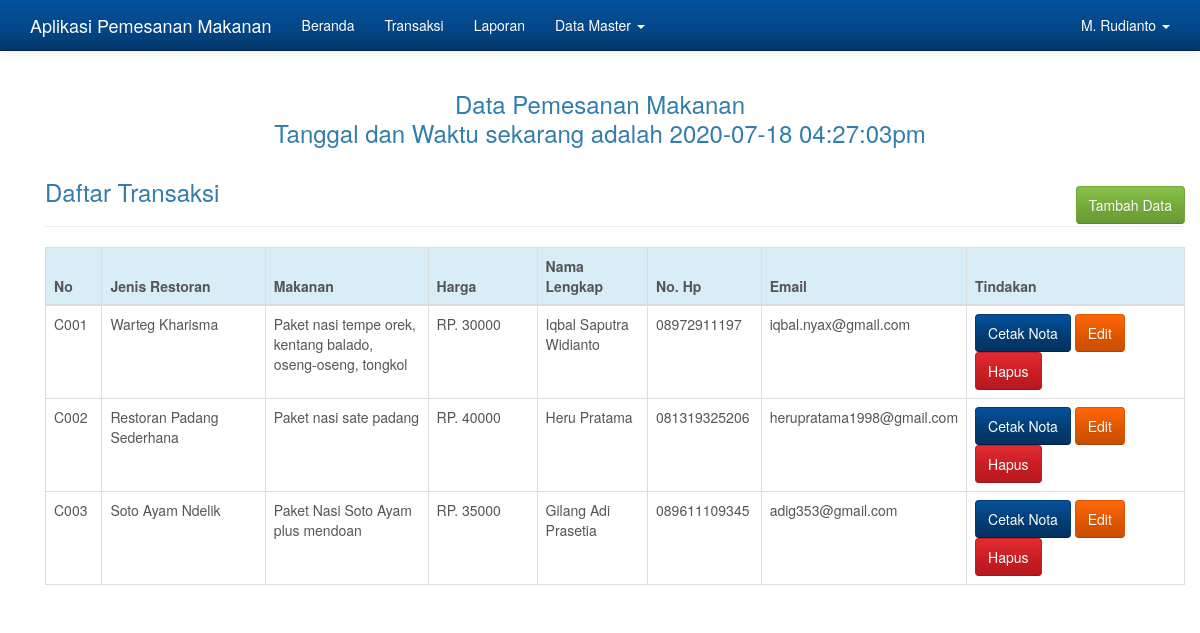
Screenshot of /admin.php?hlm=transaksi (signed in) with the database file from the repository.
### tables this page shows
CREATE TABLE IF NOT EXISTS `transaksi` (
  `id_transaksi` int(10) NOT NULL,
  `no_nota` varchar(100) NOT NULL,
  `jenis` varchar(100) NOT NULL,
  `makan` varchar(100) NOT NULL,
  `biaya` varchar(50) NOT NULL,
  `nama` varchar(50) NOT NULL,
  `hape` varchar(50) NOT NULL,
  `mail` varchar(50) NOT NULL,
  `email` char(100) NOT NULL,
  `id_user` tinyint(1) NOT NULL
);

### transaksi.php (the view, shortened to what this page needs)
<body>
	<center><h3>Data Pemesanan Makanan<br>
<?php
echo "Tanggal dan Waktu sekarang adalah " . date("Y-m-d h:i:sa") . "<br>";
?>
	</h3></center>
</body>
<?php
if( empty( $_SESSION['id_user'] ) ){
	$_SESSION['err'] = '<strong>ERROR!</strong> Anda harus login terlebih dahulu.';
	header('Location: ./');
	die();
} else {
	if( isset( $_REQUEST['aksi'] )){
		$aksi = $_REQUEST['aksi'];
		switch($aksi){
			case 'baru':
				include 'transaksi_baru.php';
				break;
			case 'edit':
				include 'transaksi_edit.php';
				break;
			case 'hapus':
				include 'transaksi_hapus.php';
				break;
			case 'cetak':
				include 'cetak_nota.php';
				break;
		}
	} else {
		echo '
			<div class="container">
				<h3 style="margin-bottom: -20px;">Daftar Transaksi</h3>
					<a href="./admin.php?hlm=transaksi&aksi=baru" class="btn btn-success btn-s pull-right">Tambah Data</a>
				<br/><hr/>
				<table class="table table-bordered">
				 <thead>
				   <tr class="info">
					 <th width="5%">No</th>
					 <th width="15%">Jenis Restoran</th>
					 <th width="15%">Makanan</th>
					 <th width="10%">Harga</th>
					 <th width="10%">Nama Lengkap</th>
					 <th width="10%">No. Hp</th>
					 <th width="10%">Email</th>
					 <th width="20%">Tindakan</th>
				   </tr>
				 </thead>
				 <tbody>';
		 	$sql = mysqli_query($koneksi, "SELECT * FROM transaksi");
		 	if(mysqli_num_rows($sql) > 0){
				 while($row = mysqli_fetch_array($sql)){
	 			echo '
				   <tr>
					 <td>'.$row['no_nota'].'</td>
					 <td>'.$row['jenis'].'</td>
					 <td>'.$row['makan'].'</td>
					 <td>RP. '.$row['biaya'].'</td>
					 <td>'.$row['nama'].'</td>
					 <td>'.$row['hape'].'</td>
					 <td>'.$row['mail'].'</td>
					 <td>
					<script type="text/javascript" language="JavaScript">
					  	function konfirmasi(){
						  	tanya = confirm("Anda yakin akan menghapus data ini?");
						  	if (tanya == true) return true;
						  	else return false;
						}
					</script>
					<a href="?hlm=cetak&id_transaksi='.$row['id_transaksi'].'" class="btn btn-info btn-s" target="_blank">Cetak Nota</a>
					 <a href="?hlm=transaksi&aksi=edit&id_transaksi='.$row['id_transaksi'].'" class="btn btn-warning btn-s">Edit</a>
					 <a href="?hlm=transaksi&aksi=hapus&submit=yes&id_transaksi='.$row['id_transaksi'].'" onclick="return konfirmasi()" class="btn btn-danger btn-s">Hapus</a>
					 </td>';
				}
			} else {
				 echo '<td colspan="8"><center><p class="add">Tidak ada data untuk ditampilkan. <u><a href="?hlm=transaksi&aksi=baru">Tambah data baru</a></u> </p></center></td></tr>';
			}
			echo '
			 	</tbody>
			</table>
		</div>';
	}
}
?>

### admin.php (shortened to what this page needs)
<?php
if( empty( $_SESSION['id_user'] ) ){
	$_SESSION['err'] = '<strong>ERROR!</strong> Anda harus login terlebih dahulu.';
	header('Location: ./');
	die();
} else {
?>
<!DOCTYPE html>
<html lang="en">
  <head>
    <link href="css/bootstrap.css" rel="stylesheet">
	<link href="css/jquery-ui.min.css" rel="stylesheet">
  </head>
  <body>
    <?php include "menu.php"; ?>
    <div class="container">
	<?php
	if( isset($_REQUEST['hlm'] )){
		$hlm = $_REQUEST['hlm'];
		switch( $hlm ){
			case 'transaksi':
				include "transaksi.php";
				break;
		}
	}
	?>
    </div>
  </body>
</html>
<?php
}
?>

### menu.php (shortened to what this page needs)
<?php
    if( !empty( $_SESSION['id_user'] ) ){
?>
<div class="navbar navbar-inverse navbar-fixed-top" role="navigation">
  <div class="container">
	<div class="navbar-header">
	  <a class="navbar-brand" href=""><span ></span> Aplikasi Pemesanan Makanan</a>
	</div>
	<div class="navbar-collapse collapse">
	  <ul class="nav navbar-nav">
		<li><a href="./admin.php">Beranda</a></li>
		<li><a href="./admin.php?hlm=transaksi">Transaksi</a></li>
        <li><a href="?hlm=laporan">Laporan</a></li>
        <?php
        if( $_SESSION['level'] == 1 ){
        ?>
		<li class="dropdown">
		  <a href="#" class="dropdown-toggle" data-toggle="dropdown">Data Master <b class="caret"></b></a>
			<?php
			}
			?>
		</li>
	  </ul>
	  <ul class="nav navbar-nav navbar-right">
		<li class="dropdown">
		  <a href="#" class="dropdown-toggle" data-toggle="dropdown">
			<?php echo $_SESSION['nama']; ?> <b class="caret"></b>
		  </a>
		</li>
	  </ul>
	</div>
  </div>
</div>
<?php
} else {
	header("Location: ./");
	die();
}
?>

### admin.php (style rules this page uses)
body { min-height: 200px; padding-top: 70px; }

### rows the page displays
transaksi: no_nota "C001", jenis "Warteg Kharisma", makan "Paket nasi tempe orek, kentang balado, oseng-oseng, tongkol", biaya "30000", nama "Iqbal Saputra Widianto", hape "08972911197", mail "iqbal.nyax@gmail.com"
transaksi: no_nota "C002", jenis "Restoran Padang Sederhana", makan "Paket nasi sate padang", biaya "40000", nama "Heru Pratama", hape "081319325206", mail "herupratama1998@gmail.com"
transaksi: no_nota "C003", jenis "Soto Ayam Ndelik", makan "Paket Nasi Soto Ayam plus mendoan", biaya "35000", nama "Gilang Adi Prasetia", hape "089611109345", mail "adig353@gmail.com"

### other values shown
$_SESSION['nama'] "M. Rudianto"
